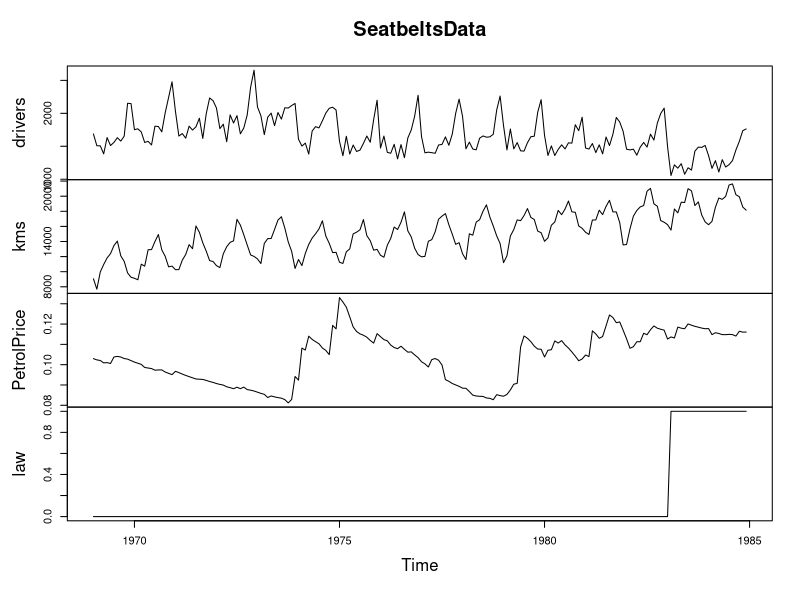

Generate this figure with R: (Note: this script raises an error after producing the figure.)
## ---- chunk 1
SeatbeltsData <- Seatbelts[,c("drivers","kms","PetrolPrice","law")]
## ---- chunk 2
plot(SeatbeltsData)
## ---- chunk 3
adamModelETSMNM <- adam(SeatbeltsData[,"drivers"], "MNM",
                        h=12, holdout=TRUE)
plot(forecast(adamModelETSMNM, h=12, interval="prediction"))
## ---- chunk 4
adamModelETSMNM
## ---- chunk 5
spread(SeatbeltsData)
## ---- chunk 6
adamModelETSXMNM <- adam(SeatbeltsData, "MNM", h=12, holdout=TRUE,
                         formula=drivers~log(kms)+log(PetrolPrice)+law)
plot(forecast(adamModelETSXMNM, h=12, interval="prediction"))
## ---- chunk 7
adamModelETSXMNM
## ---- chunk 8
adamModelETSXMNMD <- adam(SeatbeltsData, "MNM", h=12, holdout=TRUE,
                          formula=drivers~log(kms)+log(PetrolPrice)+law,
                          regressors="adapt")
plot(forecast(adamModelETSXMNMD, h=12, interval="prediction"))
## ---- chunk 9
adamModelETSXMNMD
## ---- chunk 10
adamModelETSXMNM$initial$xreg
